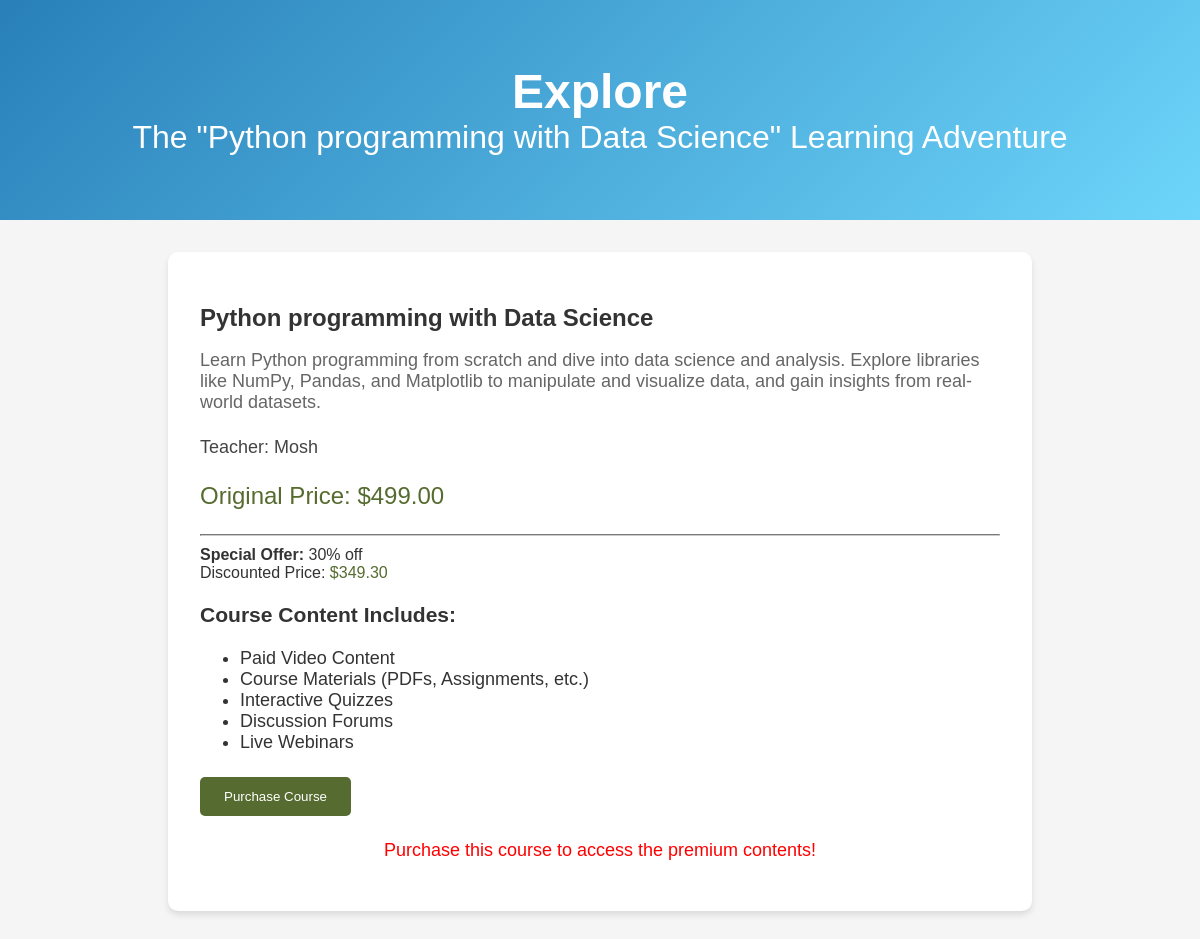
The app's page /course/1/ with its own data.
### courses/models.py (models this page shows, shortened)
class Course(models.Model):
    title = models.CharField(max_length=200)
    description = models.TextField()
    teacher = models.ForeignKey(Teacher, on_delete=models.CASCADE)
    price = models.DecimalField(max_digits=10, decimal_places=2)
    rating = models.DecimalField(max_digits=3, decimal_places=2, null=True, blank=True)
    has_contents = models.BooleanField(default=False)

class Teacher(models.Model):
    user = models.OneToOneField(CustomUser, on_delete=models.CASCADE)

class CustomUser(AbstractUser):
    USER_TYPE_CHOICES = [
        ('teacher', 'Teacher'),
        ('student', 'Student'),
    ]
    user_type = models.CharField(max_length=10, choices=USER_TYPE_CHOICES)
    objects = CustomUserManager()

### courses/views.py (the view)
# urls.py: path('course/<int:course_id>/', views.CourseDetail, name='course_detail'),
def CourseDetail(request, course_id):
    course = get_object_or_404(Course, id=course_id)
    course_price_float = float(course.price)
    discounted_price = course_price_float * 0.7
    paypal_dict = {
        "business": settings.PAYPAL_RECEIVER_EMAIL,
        "amount": str(discounted_price),
        "item_name": course.title,
        "invoice": f"course-{course_id}",
        "notify_url": request.build_absolute_uri(reverse('paypal-ipn')),
        "return_url": request.build_absolute_uri(reverse('payment_success')),
        "cancel_return": request.build_absolute_uri(reverse('payment_cancel')),
    }
    paypal_form = PayPalPaymentsForm(initial=paypal_dict)
    context = {
        'course': course,
        'discounted_price': discounted_price,
        'paypal_form': paypal_form,
    }
    return render(request, 'course_detail.html', context)

### templates/course_detail.html (shortened to what this page needs)
<!DOCTYPE html>
<html lang="en">
<head>
</head>
<body>
    <header style="background-image: linear-gradient(135deg, #2980B9, #6DD5FA); color: white; text-align: center; padding: 4rem 0;">
        <h1 style="font-size: 3rem; font-weight: bold; margin: 0;">Explore</h1>
        <h2 style="font-size: 2rem; font-weight: normal; margin: 0;">The "{{ course.title }}" Learning Adventure</h2>
    </header>
    <div class="course-details">
        <h2 class="course-title">{{ course.title }}</h2>
        <p class="course-description">{{ course.description }}</p>
        <p class="teacher-name">Teacher: {{ course.teacher.user.username }}</p>
        <p class="course-price">
            Original Price: ${{ course.price|floatformat:2 }}<br>
            <hr style="border-color: #ccc; margin: 10px 0;">
            <span style="font-weight: bold;">Special Offer:</span> 30% off<br>
            Discounted Price: <span style="color: #556B2F;">${{ discounted_price|floatformat:2 }}</span>
        </p>
        <div class="contents-list">
            <h3>Course Content Includes:</h3>
            <ul>
                <li>Paid Video Content</li>
                <li>Course Materials (PDFs, Assignments, etc.)</li>
                <li>Interactive Quizzes</li>
                <li>Discussion Forums</li>
                <li>Live Webinars</li>
            </ul>
        </div>
        <form class="purchase-form" action="{% url 'purchase_course' course.id %}" method="post">
            <button type="submit">Purchase Course</button>
        </form>
        <p class="purchase-message">
            Purchase this course to access the premium contents!
        </p>
    </div>
</body>
</html>

### templates/course_detail.html (style rules this page uses)
body { font-family: Arial, sans-serif; background-color: #f5f5f5; margin: 0; padding: 0; color: #333; }
header { background-color: #556B2F; color: white; text-align: center; padding: 1rem; }
.course-details { max-width: 800px; margin: 2rem auto; padding: 2rem; background-color: white; border-radius: 10px; box-shadow: 0px 4px 6px rgba(0, 0, 0, 0.1); }
.course-title { font-size: 24px; font-weight: bold; margin-bottom: 1rem; color: #333; }
.course-description { font-size: 18px; margin-bottom: 1.5rem; color: #666; }
.course-price { font-size: 24px; margin-bottom: 1.5rem; color: #556B2F; }
.teacher-name { font-size: 18px; margin-bottom: 1rem; color: #444; }
.purchase-form { margin-top: 1rem; }
button { background-color: #556B2F; color: white; padding: 12px 24px; border: none; border-radius: 5px; cursor: pointer; transition: background-color 0.2s; }
.contents-list { font-size: 18px; margin-bottom: 1.5rem; color: #333; }
.purchase-message { color: red; font-size: 18px; margin-top: 1.5rem; text-align: center; }

### records on screen
Course: title "Python programming with Data Science", description "Learn Python programming from scratch and dive into data science and analysis. Explore libraries like NumPy, Pandas, and Matplotlib to manipulate and visualize data, and gain insights from real-world datasets.", teacher.user.username "Mosh", price "499.00"

### other values on screen
{{ discounted_price|floatformat:2 }} "349.30"
